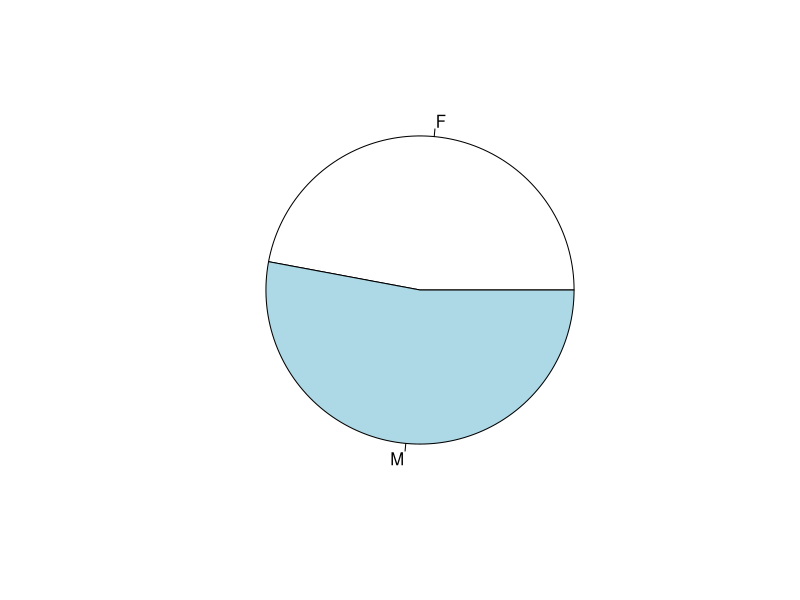
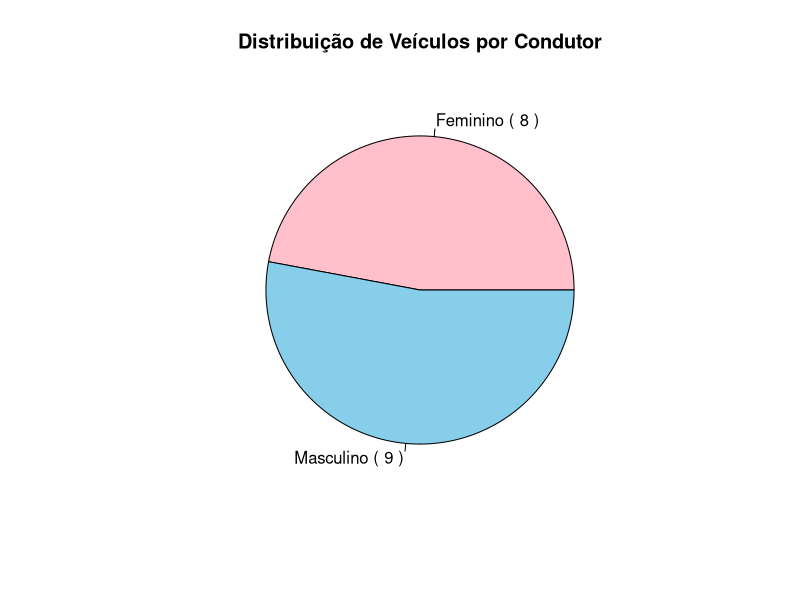
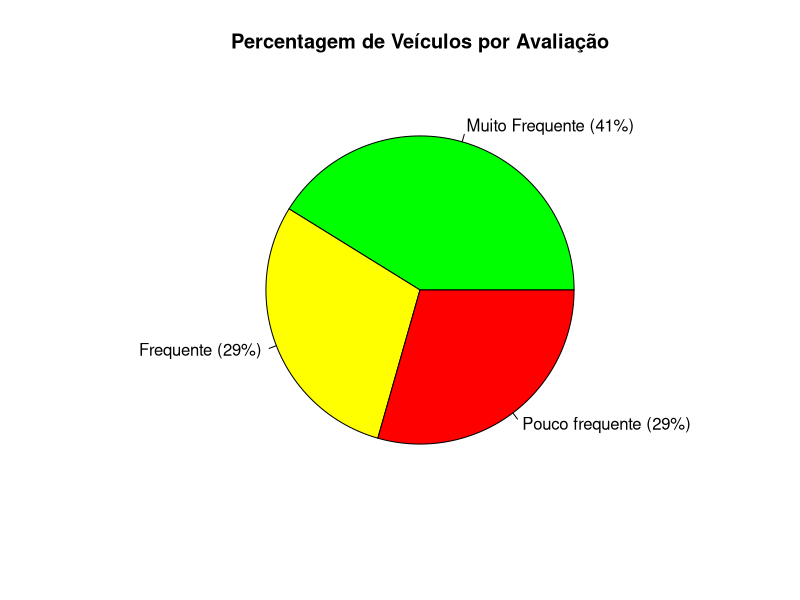
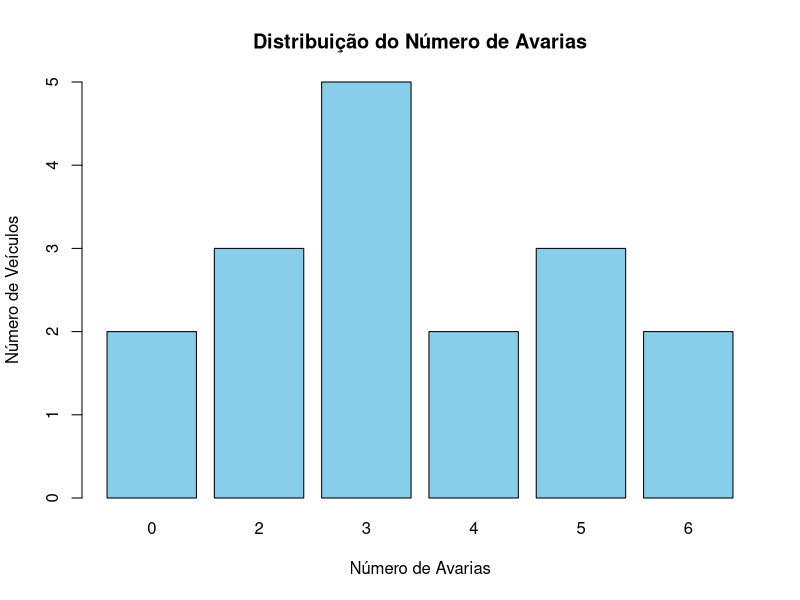
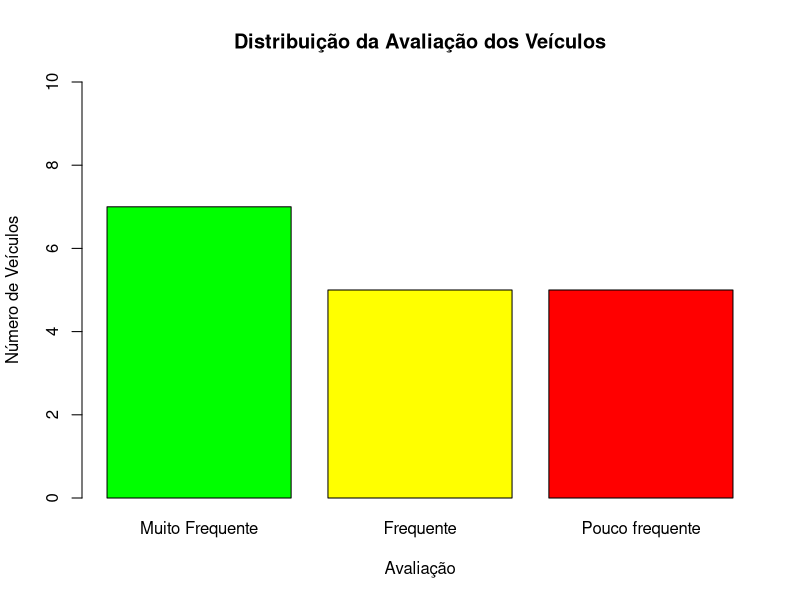
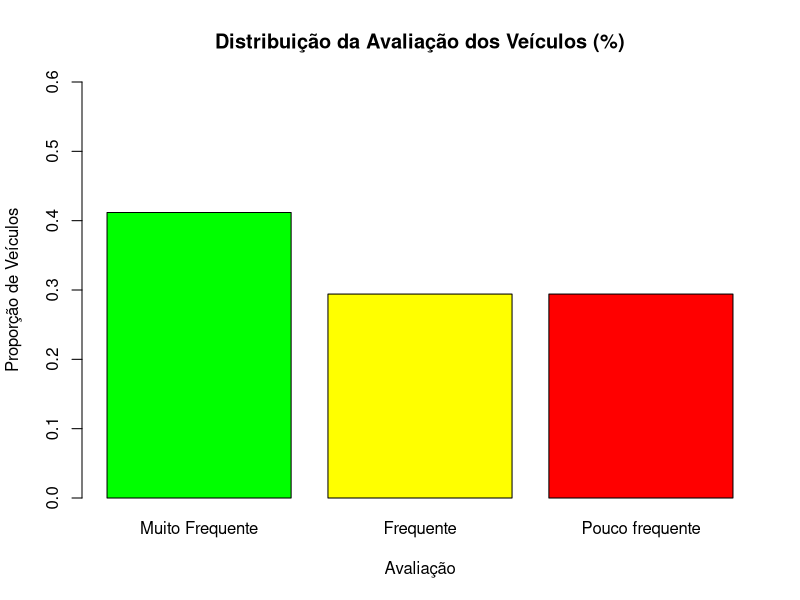
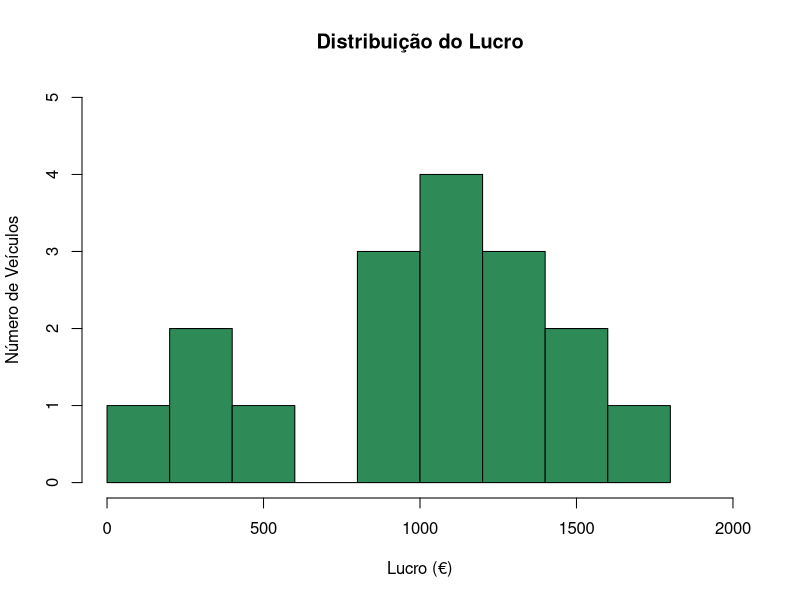
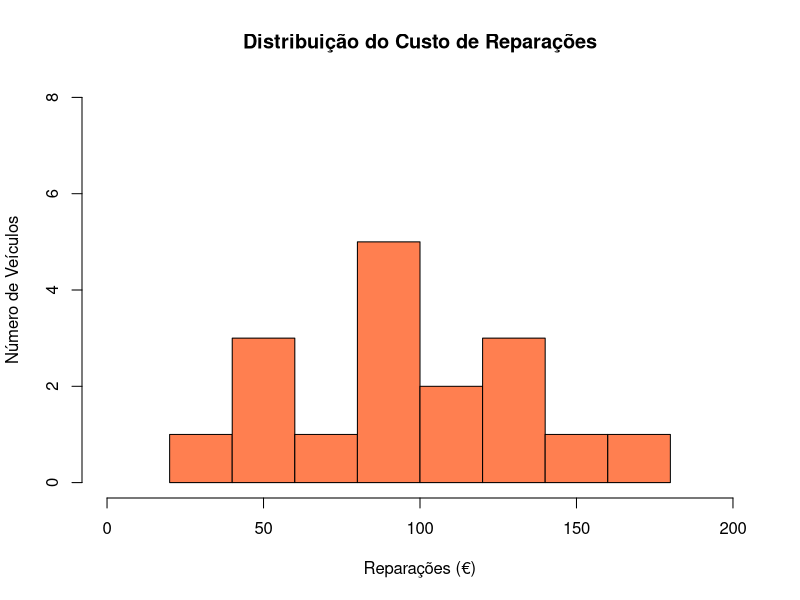

These figures' R source, in order:
getwd()

setwd("C:/Users/alexs/OneDrive/Ambiente de Trabalho/DWDM/2º Ano/1º Semestre/Estatística/grupo 6")

#install.packages("readxl")
library(readxl)
grupo6=read_excel("grupo6.xlsx")


attach(grupo6)

Avaliacao <- as.factor(Avaliacao)

Condutor <- as.factor(Condutor)

#Caracterizacao das Variaveis
#Qualitativa Nominal: Condutor
#Qualitativa Ordinal: Avaliacao
#Quantitativa Discreta: N_Avarias
#Quantitativa Continua: Lucro, Reparacoes

# Estatistica Descritiva

#Freq. abs.
fa_c=table(Condutor)
fa_c

fa_n=table(N_Avarias)
fa_n

fa_a=table(Avaliacao)
fa_a

#Freq. rel.
fr_c=prop.table(fa_c)
fr_c
round(fr_c, 2)

fr_n=prop.table(fa_n)
fr_n
round(fr_n, 2)

fr_a=prop.table(fa_a)
fr_a
round(fr_a, 2)

summary(Lucro)

summary(Reparacoes)

#Tabelas de dupla entrada

#Tabela Condutor x Avaliação
TDa_CA=table(Condutor,Avaliacao)
TDa_CA

TDr_CA = prop.table(TDa_CA)
round(TDr_CA, 2)

#Tabela Condutor x N_Avarias
TDa_CN = table(Condutor, N_Avarias)
TDa_CN

TDr_CN = prop.table(TDa_CN)
round(TDr_CN, 2)

#Tabela Avaliacao x N_Avarias
TDa_AN = table(Avaliacao, N_Avarias)
TDa_AN

TDr_AN = prop.table(TDa_AN)
round(TDr_AN, 2)

#Grafico circular - Condutor
#fa_c=table
pie(fa_c)

nomes_c <- c("Feminino", "Masculino")
cores <- c("pink", "skyblue")
rotulo <- paste(nomes_c, "(", paste(fa_c), ")", sep=" ")
pie(fa_c, main="Distribuição de Veículos por Condutor", labels=rotulo, col=cores)

#Grafico circular - Avaliação
#fa_a=table
fa_a <- table(Avaliacao)
fa_a

fr_a <- prop.table(fa_a)
fr_a
av_nomes <- c("Muito Frequente", "Frequente", "Pouco frequente")
cores_av <- c("green", "yellow", "red")
texto_av <- paste(av_nomes, " (", round(fr_a * 100, 0), "%)", sep="")
pie(fr_a, main="Percentagem de Veículos por Avaliação", labels=texto_av, col=cores_av)

#Grafico barras - N_Avarias
barplot(fa_n, main="Distribuição do Número de Avarias", xlab="Número de Avarias", ylab="Número de Veículos", col="skyblue", ylim=c(0,5))

#Grafico barras - Avaliaçao
nomes_av <- c("Muito Frequente", "Frequente", "Pouco frequente")
cores_av <- c("green", "yellow", "red")

barplot(fa_a, main="Distribuição da Avaliação dos Veículos", xlab="Avaliação", ylab="Número de Veículos", names.arg=nomes_av, col=cores_av, ylim=c(0,10))

barplot(fr_a, main="Distribuição da Avaliação dos Veículos (%)", xlab="Avaliação", ylab="Proporção de Veículos", names.arg=nomes_av, col=cores_av, ylim=c(0,0.6))

#Histograma - Lucro
h_l <- hist(Lucro, main="Distribuição do Lucro", 
            xlab="Lucro (€)", ylab="Número de Veículos", 
            col="seagreen", ylim=c(0,5), xlim=c(0,2000))
h_l

freq_rel_l = h_l$counts / length(Lucro)
freq_rel_l

#Histograma - Reparaçoes
h_r <- hist(Reparacoes, main="Distribuição do Custo de Reparações", xlab="Reparações (€)", ylab="Número de Veículos", col="coral", ylim=c(0,8), xlim=c(0,200))
h_r

freq_rel_r = h_r$counts / length(Reparacoes)
freq_rel_r

#Boxplot simples - Lucro
b_l = boxplot(Lucro, main="Diagrama de Extremos e Quartis - Lucro", ylab="Lucro (€)", col="seagreen")
b_l

summary(Lucro)
IQR(Lucro)

#Boxplot simples - Reparacoes
b_r = boxplot(Reparacoes, main="Diagrama de Extremos e Quartis - Reparações", ylab="Reparações (€)", col="coral")
b_r

summary(Reparacoes)
IQR(Reparacoes)

#Boxplot simples - N_Avarias
b_n = boxplot(N_Avarias, main="Diagrama de Extremos e Quartis - N° Avarias", ylab="Número de Avarias", col="skyblue")
b_n

summary(N_Avarias)
IQR(N_Avarias)

#Boxplot multiplo - Lucro por Condutor
bx_lc = boxplot(Lucro ~ Condutor, main="Comparação do Lucro por Tipo de Condutor", ylab="Lucro (€)", xlab="", names=c("Feminino", "Masculino"), col=c("pink", "skyblue"))
bx_lc

tapply(Lucro, Condutor, summary)

mean_lc = tapply(Lucro, Condutor, mean)
mean_lc

sd_lc = tapply(Lucro, Condutor, sd)
sd_lc

CV_lc = sd_lc / mean_lc
CV_lc

#Boxplot multiplo - Reparaçoes por Condutor
bx_rc = boxplot(Reparacoes ~ Condutor, main="Comparação das Reparações por Tipo de Condutor", ylab="Reparações (€)", xlab="", names=c("Feminino", "Masculino"), col=c("pink", "skyblue"))
bx_rc

tapply(Reparacoes, Condutor, summary)

mean_rc = tapply(Reparacoes, Condutor, mean)
mean_rc

sd_rc = tapply(Reparacoes, Condutor, sd)
sd_rc

CV_rc = sd_rc / mean_rc
CV_rc

#Boxplot multiplo - N_Avarias por Condutor
bx_nc = boxplot(N_Avarias ~ Condutor, main="Comparação do N° de Avarias por Tipo de Condutor", ylab="Número de Avarias", xlab="", names=c("Feminino", "Masculino"), col=c("pink", "skyblue"))
bx_nc

tapply(N_Avarias, Condutor, summary)

mean_nc = tapply(N_Avarias, Condutor, mean)
mean_nc

sd_nc = tapply(N_Avarias, Condutor, sd)
sd_nc

CV_nc = sd_nc / mean_nc
CV_nc

#Boxplot multiplo - Lucro por Avaliaçao
bx_la = boxplot(Lucro ~ Avaliacao, main="Comparação do Lucro por Avaliação do Veículo", ylab="Lucro (€)", xlab="Avaliação", names=c("Muito frequente", "Frequente", "Pouco frequente"), col=c("green", "yellow", "red"))
bx_la

tapply(Lucro, Avaliacao, summary)
table(Avaliacao, Lucro)

#Boxplot multiplo - Reparacoes por Avaliacao
bx_ra = boxplot(Reparacoes ~ Avaliacao, main="Comparação das Reparações por Avaliação do Veículo", ylab="Reparações (€)", xlab="Avaliação", names=c("Muito frequente", "Frequente", "Pouco frequente"), col=c("green", "yellow", "red"))
bx_ra

tapply(Reparacoes, Avaliacao, summary)

#Grafico de Barras Empilhado - Avaliaçao por Condutor
cores_emp <- c("green", "yellow", "red")
t_ac <- table(Avaliacao, Condutor)
t_ac

colnames(t_ac) <- c("Feminino", "Masculino")
rownames(t_ac) <- c("Muito Frequente", "Frequente", "Pouco Frequente")

barplot(t_ac, col=cores_emp, ylab="Número de Veículos", xlab="", main="Frequência de Utilização por Tipo de Condutor", legend=TRUE, ylim=c(0,12))

#Regressao Linear

#1. Lucro x Reparacoes

# Diagrama de dispersão
plot(Reparacoes, Lucro, main="Diagrama de Dispersão: Lucro vs Reparações", xlab="Reparações (€)", ylab="Lucro (€)", col="blue", pch=19)

# Reta de regressão
rl_lr = lm(Lucro ~ Reparacoes) # Y em função de X
rl_lr

# Equação: Lucro = a + b * Reparacoes
# Coeficientes:
# (Intercept) = a
# Reparacoes = b

abline(rl_lr, col="red", lwd=2) # Desenhar a reta

# Análise dos coeficientes
summary(rl_lr)

# Coeficiente de correlação
cor_lr = cor(Reparacoes, Lucro)
cor_lr

# Coeficiente de determinação
r2_lr = cor_lr^2
r2_lr

# Interpretação:
# cor < 0: relação negativa (quando um aumenta, o outro diminui)
# cor > 0: relação positiva (quando um aumenta, o outro também)
# |cor| próximo de 1: relação forte
# |cor| próximo de 0: relação fraca

# Previsões (exemplos)
# Se Reparacoes = 100€, qual o Lucro estimado?
coef(rl_lr)[1] + coef(rl_lr)[2] * 100

# Se Reparacoes = 150€, qual o Lucro estimado?
coef(rl_lr)[1] + coef(rl_lr)[2] * 500

# 2. Lucro x N_Avarias

plot(N_Avarias, Lucro, main="Diagrama de Dispersão: Lucro vs N° de Avarias", xlab="Número de Avarias", ylab="Lucro (€)", col="darkgreen", pch=19)

rl_ln = lm(Lucro ~ N_Avarias)
rl_ln
abline(rl_ln, col="red", lwd=2)

summary(rl_ln)

cor_ln = cor(N_Avarias, Lucro)
cor_ln

r2_ln = cor_ln^2
r2_ln

# 3. Reparacoes vs N_Avarias

plot(N_Avarias, Reparacoes, main="Diagrama de Dispersão: Reparações vs N° de Avarias", xlab="Número de Avarias", ylab="Reparações (€)", col="coral", pch=19)

rl_rn = lm(Reparacoes ~ N_Avarias)
rl_rn
abline(rl_rn, col="red", lwd=2)

summary(rl_rn)

cor_rn = cor(N_Avarias, Reparacoes)
cor_rn

r2_rn = cor_rn^2
r2_rn

# Medidas descritivas globais

#Lucro
cat("\n=== LUCRO ===\n")
summary(Lucro)
cat("Desvio Padrão:", sd(Lucro), "\n")
cat("Variância:", var(Lucro), "\n")
cat("Coeficiente de Variação:", sd(Lucro)/mean(Lucro), "\n")

#Reparacoes
cat("\n=== REPARAÇÕES ===\n")
summary(Reparacoes)
cat("Desvio Padrão:", sd(Reparacoes), "\n")
cat("Variância:", var(Reparacoes), "\n")
cat("Coeficiente de Variação:", sd(Reparacoes)/mean(Reparacoes), "\n")

#N_Avarias
cat("\n=== NÚMERO DE AVARIAS ===\n")
summary(N_Avarias)
cat("Desvio Padrão:", sd(N_Avarias), "\n")
cat("Variância:", var(N_Avarias), "\n")
cat("Coeficiente de Variação:", sd(N_Avarias)/mean(N_Avarias), "\n")

# CONCLUSÕES E INTERPRETAÇÕES
# 1. Caracterização das variáveis:
#    - Condutor: variável qualitativa nominal (M/F)
#    - N_Avarias: variável quantitativa discreta
#    - Lucro: variável quantitativa contínua
#    - Reparacoes: variável quantitativa contínua
#    - Avaliacao: variável qualitativa ordinal (1=Muito Frequente, 2=Frequente, 3=Pouco Frequente)

# 2. Distribuições:
#    - Analisar os histogramas e gráficos de barras
#    - Identificar assimetrias e outliers nos boxplots

# 3. Comparações entre grupos:
#    - Comparar Lucro, Reparações e N_Avarias entre condutores M/F
#    - Comparar estas variáveis por Frequência de Utilização (Muito Freq./Freq./Pouco Freq.)
#    - Usar coeficiente de variação para avaliar representatividade

# 4. Correlações:
#    - Analisar relação entre Lucro e Reparações
#    - Analisar relação entre Lucro e N_Avarias
#    - Analisar relação entre Reparações e N_Avarias
#    - Interpretar coeficientes de correlação e determinação


### INFERENCIA ESTATISTICA


# 1. TESTES PARA VARIÁVEIS QUALITATIVAS

### Teste de Proporção: Condutor (F vs M)
# H0: p(F) = p(M) = 0.5 (proporção 50-50)
# H1: Proporções diferentes de 0.5

fa_c = table(Condutor)
prop.test(fa_c)
# Interpretar: p > 0.05 ou p < 0.05?


### Qui-Quadrado: Condutor × Frequência de Utilização
# H0: Condutor e Avaliação são independentes
# H1: Há associação entre Condutor e Avaliação

TDa_CA = table(Condutor, Avaliacao)
chisq.test(TDa_CA)


### Qui-Quadrado: Condutor × N° Avarias
# H0: Condutor e N_Avarias são independentes
# H1: Há associação entre Condutor e N_Avarias

TDa_CN = table(Condutor, N_Avarias)
chisq.test(TDa_CN)



# 2. TESTES DE NORMALIDADE

# IMPORTANTE: n = 17 < 30 → TLC NÃO se aplica!
# Temos de testar a normalidade para decidir que testes usar.

### Lucro
# H0: A variável segue distribuição Normal
# H1: Não segue Normal

shapiro.test(Lucro)
# Se p < 0.05 → NÃO é normal → usar testes não-paramétricos
# Se p > 0.05 → Pode ser normal → usar testes paramétricos

qqnorm(Lucro, main="Q-Q Plot: Lucro")
qqline(Lucro, col="red", lwd=2)


### Reparações
shapiro.test(Reparacoes)

qqnorm(Reparacoes, main="Q-Q Plot: Reparações")
qqline(Reparacoes, col="red", lwd=2)

### N° Avarias
shapiro.test(N_Avarias)

qqnorm(N_Avarias, main="Q-Q Plot: Número de Avarias")
qqline(N_Avarias, col="red", lwd=2)



# 2.5. ESTIMAÇÃO DE MÉDIAS POPULACIONAIS E INTERVALOS DE CONFIANÇA

# Esta secção estima as médias populacionais com intervalos de confiança a 95%
# IMPORTANTE: Requisito obrigatório do enunciado!

cat("\n")
cat("###############################################################\n")
cat("## INTERVALOS DE CONFIANÇA PARA MÉDIAS POPULACIONAIS (95%) ##\n")
cat("###############################################################\n")

### IC 95% para a média do Lucro
cat("\n=== INTERVALO DE CONFIANÇA 95%: Lucro ===\n")
ic_lucro <- t.test(Lucro)
ic_lucro
# Interpretar: 
# - Média amostral (mean of x)
# - IC 95%: [limite inferior, limite superior]
# - Com 95% de confiança, a média populacional do lucro está neste intervalo

### IC 95% para a média das Reparações
cat("\n=== INTERVALO DE CONFIANÇA 95%: Reparações ===\n")
ic_rep <- t.test(Reparacoes)
ic_rep

### IC 95% para a média de N_Avarias
cat("\n=== INTERVALO DE CONFIANÇA 95%: N° Avarias ===\n")
ic_av <- t.test(N_Avarias)
ic_av


### IC 95% por Grupo: Lucro por Condutor
cat("\n=== IC 95% LUCRO POR CONDUTOR ===\n")
cat("Feminino:\n")
ic_lucro_f <- t.test(Lucro[Condutor == "F"])
ic_lucro_f

cat("\nMasculino:\n")
ic_lucro_m <- t.test(Lucro[Condutor == "M"])
ic_lucro_m


### IC 95% por Grupo: Reparações por Condutor
cat("\n=== IC 95% REPARAÇÕES POR CONDUTOR ===\n")
cat("Feminino:\n")
ic_rep_f <- t.test(Reparacoes[Condutor == "F"])
ic_rep_f

cat("\nMasculino:\n")
ic_rep_m <- t.test(Reparacoes[Condutor == "M"])
ic_rep_m


### Resumo dos Intervalos de Confiança
cat("\n")
cat("============================================================\n")
cat("       RESUMO DOS INTERVALOS DE CONFIANÇA (95%)            \n")
cat("============================================================\n")

cat("\nLUCRO GLOBAL:\n")
cat("  Média:", round(ic_lucro$estimate, 2), "€\n")
cat("  IC 95%: [", round(ic_lucro$conf.int[1], 2), "€ ;", round(ic_lucro$conf.int[2], 2), "€]\n")

cat("\nREPARAÇÕES GLOBAL:\n")
cat("  Média:", round(ic_rep$estimate, 2), "€\n")
cat("  IC 95%: [", round(ic_rep$conf.int[1], 2), "€ ;", round(ic_rep$conf.int[2], 2), "€]\n")

cat("\nN° AVARIAS GLOBAL:\n")
cat("  Média:", round(ic_av$estimate, 2), "\n")
cat("  IC 95%: [", round(ic_av$conf.int[1], 2), ";", round(ic_av$conf.int[2], 2), "]\n")

cat("\n")
cat("============================================================\n\n")



# 3. COMPARAÇÃO DE MÉDIAS (Testes Paramétricos)

# Usar APENAS se a normalidade for verificada (p > 0.05)
# Se normalidade falhar, ir para secção 4 (testes não-paramétricos)

### Teste t: Lucro por Condutor
# H0: μ(F) = μ(M) → Médias iguais
# H1: μ(F) ≠ μ(M) → Médias diferentes

t.test(Lucro ~ Condutor)
# Interpretar: p > 0.05 ou p < 0.05?
# Se p < 0.05 → Há diferenças significativas no lucro médio


### Teste t: Reparações por Condutor
# H0: μ(F) = μ(M)
# H1: μ(F) ≠ μ(M)

t.test(Reparacoes ~ Condutor)


### Teste t: N° Avarias por Condutor
# H0: μ(F) = μ(M)
# H1: μ(F) ≠ μ(M)

t.test(N_Avarias ~ Condutor)


### ANOVA: Lucro por Frequência de Utilização (3 grupos)
# H0: μ(Muito Freq.) = μ(Freq.) = μ(Pouco Freq.)
# H1: Pelo menos uma média é diferente

anova(lm(Lucro ~ Avaliacao))
# Interpretar: p > 0.05 ou p < 0.05?


### ANOVA: Reparações por Frequência de Utilização
# H0: μ(Muito Freq.) = μ(Freq.) = μ(Pouco Freq.)
# H1: Pelo menos uma média é diferente

anova(lm(Reparacoes ~ Avaliacao))


# 4. TESTES NÃO-PARAMÉTRICOS (Comparação de Medianas)

# Usar SE a normalidade FALHAR (p < 0.05 no Shapiro-Wilk)
# Estes testes comparam MEDIANAS em vez de MÉDIAS

### Wilcoxon: Lucro por Condutor
# H0: Mediana(F) = Mediana(M)
# H1: Medianas diferentes

wilcox.test(Lucro ~ Condutor)


# Wilcoxon: Reparações por Condutor
# H0: Mediana(F) = Mediana(M)
# H1: Medianas diferentes

wilcox.test(Reparacoes ~ Condutor)


# Kruskal-Wallis: Lucro por Frequência de Utilização
# H0: Todas as medianas são iguais
# H1: Pelo menos uma mediana é diferente

kruskal.test(Lucro ~ Avaliacao)


### Kruskal-Wallis: Reparações por Frequência de Utilização
# H0: Todas as medianas são iguais
# H1: Pelo menos uma mediana é diferente

kruskal.test(Reparacoes ~ Avaliacao)

# 5. REGRESSÃO LINEAR - MODELO 1: Lucro ~ Reparações

# Diagrama de dispersão
plot(Reparacoes, Lucro, 
     main="Diagrama de dispersão: Lucro vs Reparações", 
     xlab="Reparações (€)", ylab="Lucro (€)", 
     col="blue", pch=19)

# Modelo de regressão
rl_lr = lm(Lucro ~ Reparacoes)
rl_lr
# Equação: Lucro = a + b × Reparacoes

# Desenhar a reta
abline(rl_lr, col="red", lwd=2)

# Correlação
cor(Reparacoes, Lucro)        # r (força e direção da relação)
cor(Reparacoes, Lucro)^2      # r² (% variabilidade explicada)

# Previsões
# Se Reparacoes = 100€, qual o Lucro?
coef(rl_lr)[1] + coef(rl_lr)[2] * 100

# Se Reparacoes = 150€?
coef(rl_lr)[1] + coef(rl_lr)[2] * 500


# TESTES AO MODELO

# Teste aos coeficientes (a e b são significativos?)
summary(rl_lr)

# Normalidade das variáveis
shapiro.test(Reparacoes)
shapiro.test(Lucro)

# Normalidade dos resíduos
# H0: Resíduos seguem distribuição Normal
# H1: Resíduos NÃO seguem Normal
shapiro.test(rl_lr$residuals)
# Se p < 0.05 → Modelo pode não ser adequado

qqnorm(rl_lr$residuals, main="Q-Q Plot: Resíduos do Modelo 1 (Lucro ~ Reparações)")
qqline(rl_lr$residuals, col="red", lwd=2)

# Independência dos resíduos (Durbin-Watson)
# H0: ρ = 0 (sem autocorrelação)
# H1: ρ ≠ 0 (há autocorrelação)
library(car)
durbinWatsonTest(rl_lr)
# Se p > 0.05 → Resíduos são independentes (bom!)


# 6. REGRESSÃO LINEAR - MODELO 2: Lucro ~ N_Avarias

# Diagrama de dispersão
plot(N_Avarias, Lucro, 
     main="Diagrama de dispersão: Lucro vs N° Avarias", 
     xlab="N° Avarias", ylab="Lucro (€)", 
     col="darkgreen", pch=19)

# Modelo
rl_ln = lm(Lucro ~ N_Avarias)
rl_ln
abline(rl_ln, col="red", lwd=2)

# Correlação
cor(N_Avarias, Lucro)
cor(N_Avarias, Lucro)^2

# Previsões
# Se N_Avarias = 3, qual o Lucro?
coef(rl_ln)[1] + coef(rl_ln)[2] * 3

# Se N_Avarias = 5?
coef(rl_ln)[1] + coef(rl_ln)[2] * 5


# TESTES AO MODELO

summary(rl_ln)

shapiro.test(N_Avarias)
shapiro.test(Lucro)

shapiro.test(rl_ln$residuals)

qqnorm(rl_ln$residuals, main="Q-Q Plot: Resíduos do Modelo 2 (Lucro ~ N_Avarias)")
qqline(rl_ln$residuals, col="red", lwd=2)

durbinWatsonTest(rl_ln)


# 7. REGRESSÃO LINEAR - MODELO 3: Reparações ~ N_Avarias
# Diagrama de dispersão
plot(N_Avarias, Reparacoes, 
     main="Diagrama de dispersão: Reparações vs N° Avarias", 
     xlab="N° Avarias", ylab="Reparações (€)", 
     col="coral", pch=19)

# Modelo
rl_rn = lm(Reparacoes ~ N_Avarias)
rl_rn
abline(rl_rn, col="red", lwd=2)

# Correlação
cor(N_Avarias, Reparacoes)
cor(N_Avarias, Reparacoes)^2

# Previsões
# Se N_Avarias = 3, qual o custo de Reparações?
coef(rl_rn)[1] + coef(rl_rn)[2] * 3

# Se N_Avarias = 5?
coef(rl_rn)[1] + coef(rl_rn)[2] * 5

# TESTES AO MODELO

summary(rl_rn)

shapiro.test(N_Avarias)
shapiro.test(Reparacoes)

shapiro.test(rl_rn$residuals)

qqnorm(rl_rn$residuals, main="Q-Q Plot: Resíduos do Modelo 3 (Reparações ~ N_Avarias)")
qqline(rl_rn$residuals, col="red", lwd=2)

durbinWatsonTest(rl_rn)

